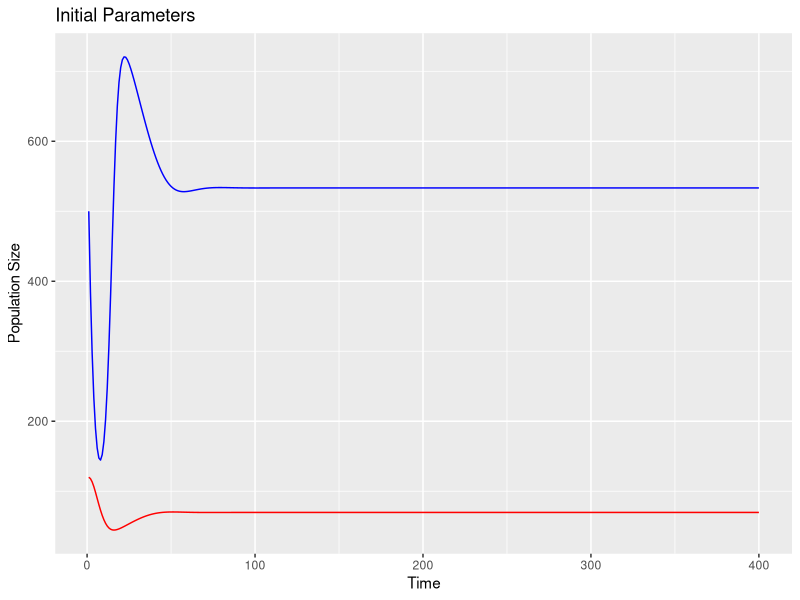
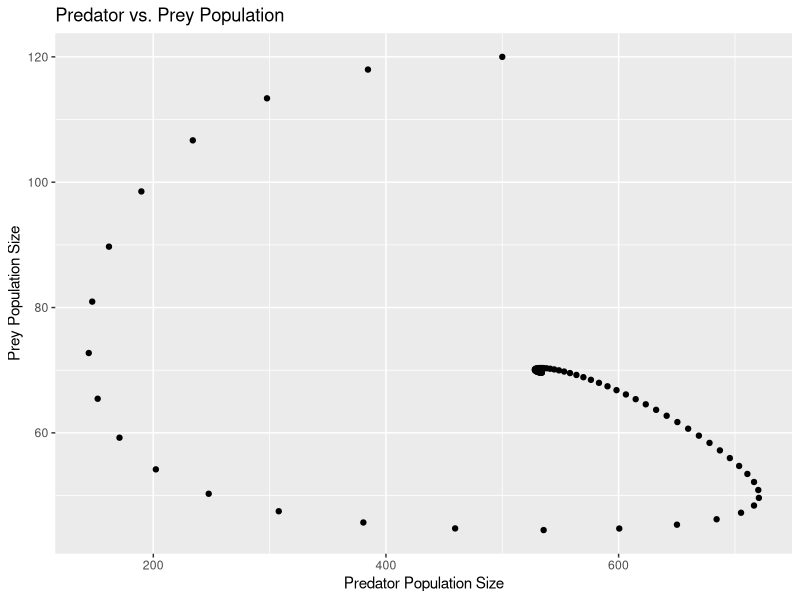
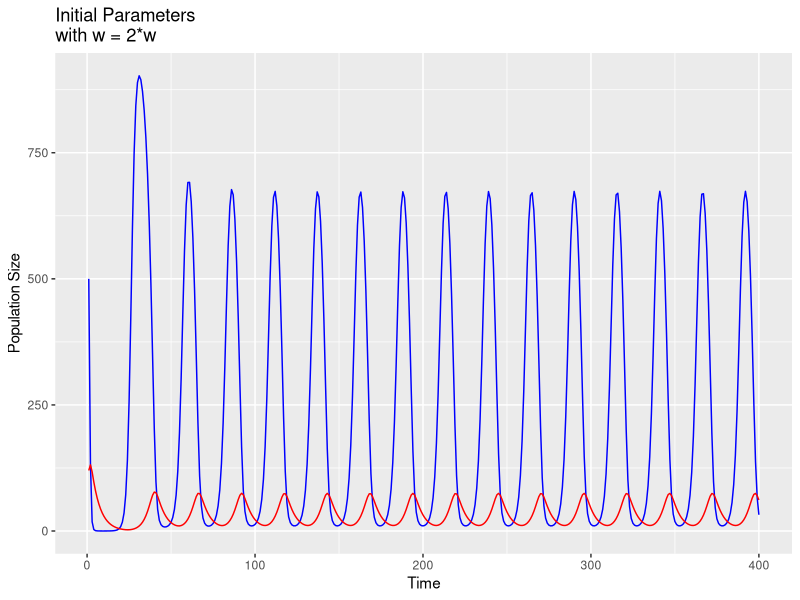
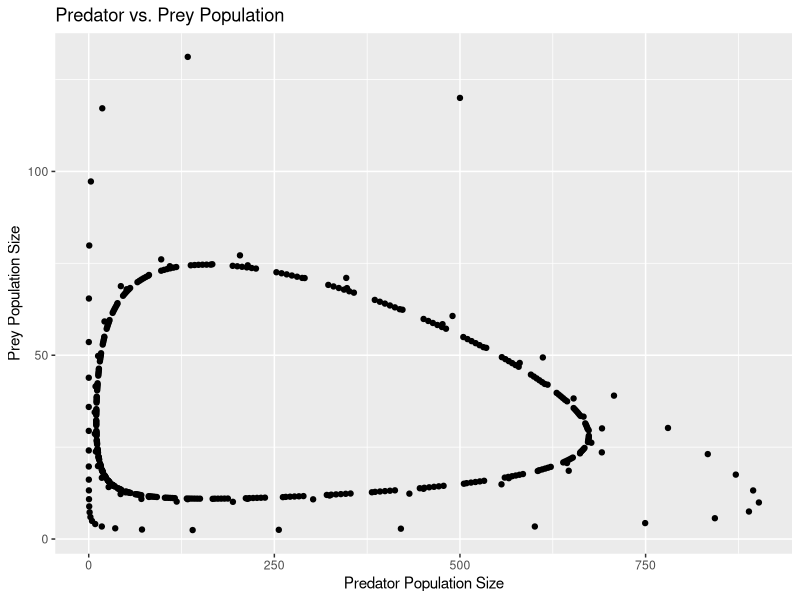
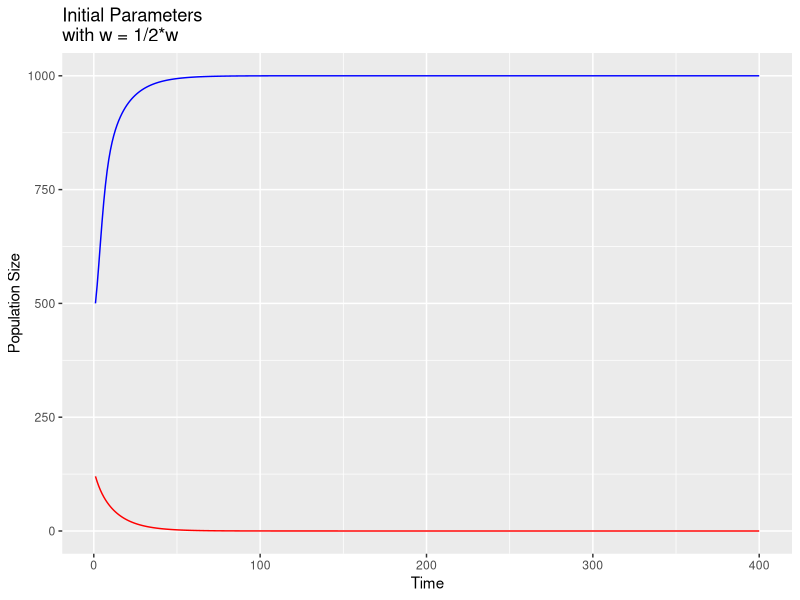
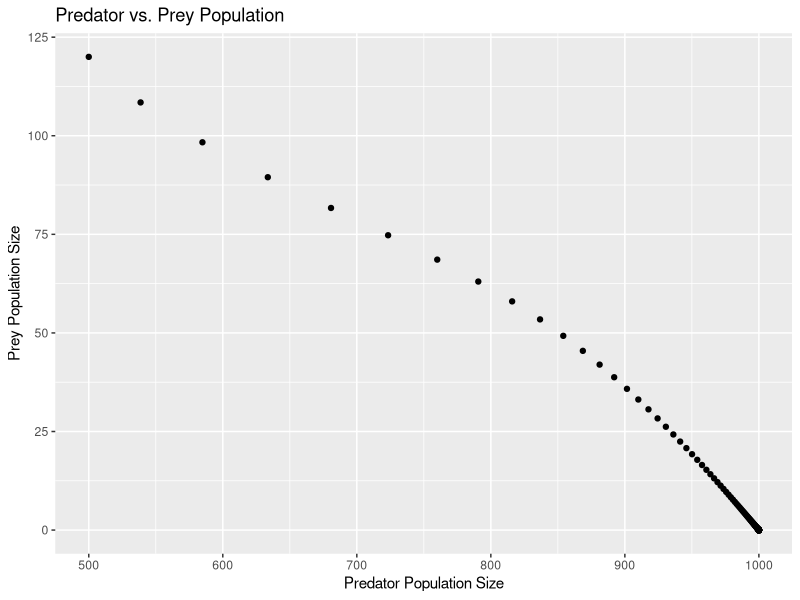
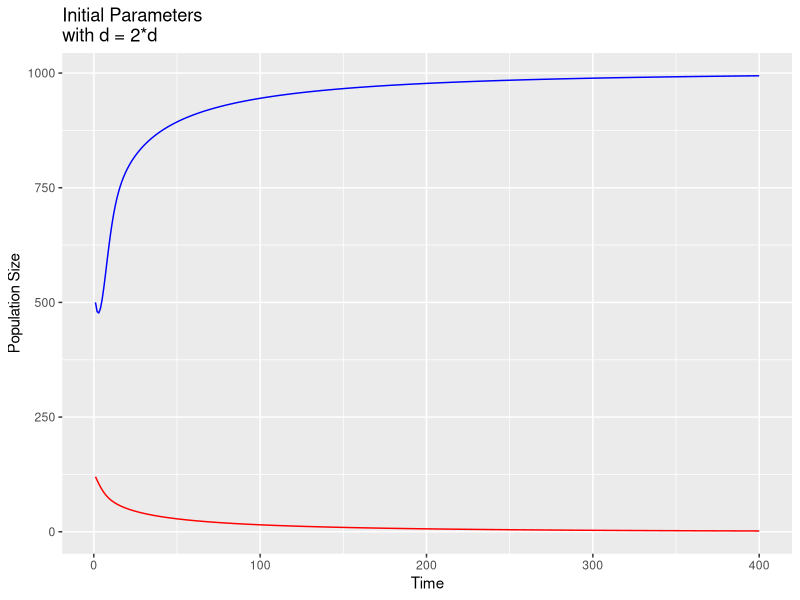
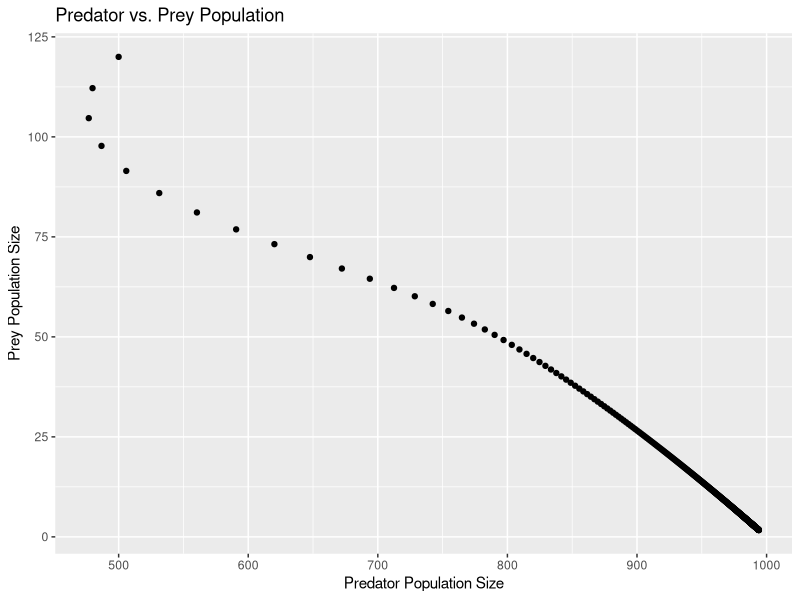

Recreate these plots in R, in order. (Note: this script raises an error after producing the figures.)
library(deSolve)
library(ggplot2)

### Function for Rosenzweig-MacArthur Predator/Prey Equations ###
ddRM <- function (t,y,p){
  
  #Unpack State Variables
  H = y[1] #Prey
  P = y[2] #Predator
  
  #Unpack Model Parameters
  b = p[1] #Prey birth rate
  e = p[2] #Conversion efficency of prey to predator
  s = p[3] #Predator death rate
  w = p[4] #Predator attack rate 
  d = p[5] #Density of prey when predator's kill rate is 1/2*max
  alpha = p[6] #Prey self-limiting term
  
  #Defining Rates of Change
  dHdt = b*H*(1 - alpha*H) - w*H/(d + H)*P
  dPdt = e*w*H/(d + H)*P- s*P
  
  return(list(c(dHdt, dPdt)))
}

### Defining Initial Parameters ###
b = 0.8
e = 0.07
s = 0.2
w = 5
d = 400
alpha = 0.001
params = c(b, e, s, w, d, alpha)

H0 = 500
P0 = 120
Y0 = c(H0, P0)

times = 1:400

modelSim = ode(y=Y0, times = times, func = ddRM, parms = params)

#Subsetting the Results
modelOutput = data.frame(time=modelSim[,1],H=modelSim[,2],P = modelSim[,3])
attach(modelOutput)

#Graphing the Results
ggplot(modelOutput) + 
  geom_line(aes(x = time, y = H), colour = "blue") + 
  geom_line(aes(x = time, y = P), colour = "red") + 
  ggtitle("Initial Parameters") +
  labs(y="Population Size", x = "Time")
ggplot(modelOutput, aes(H,P)) + geom_point() + 
  ggtitle("Predator vs. Prey Population") +
  labs(y="Prey Population Size", x = "Predator Population Size")

### Changing Parameters ### 

##W - the Predator Attack Rate
w1 = 2*w
w2 = 1/2*w

#w1
params = c(b, e, s, w1, d, alpha)
modelSim = ode(y=Y0, times = times, func = ddRM, parms = params)

#Subsetting the Results
modelOutput = data.frame(time=modelSim[,1],H=modelSim[,2],P = modelSim[,3])
attach(modelOutput)

#Graphing the Results
ggplot(modelOutput) + 
  geom_line(aes(x = time, y = H), colour = "blue") + 
  geom_line(aes(x = time, y = P), colour = "red") + 
  ggtitle("Initial Parameters \nwith w = 2*w") +
  labs(y="Population Size", x = "Time")
ggplot(modelOutput, aes(H,P)) + geom_point() + 
  ggtitle("Predator vs. Prey Population") +
  labs(y="Prey Population Size", x = "Predator Population Size")

#w2
params = c(b, e, s, w2, d, alpha)
modelSim = ode(y=Y0, times = times, func = ddRM, parms = params)

#Subsetting the Results
modelOutput = data.frame(time=modelSim[,1],H=modelSim[,2],P = modelSim[,3])
attach(modelOutput)

#Graphing the Results
ggplot(modelOutput) + 
  geom_line(aes(x = time, y = H), colour = "blue") + 
  geom_line(aes(x = time, y = P), colour = "red") +
  ggtitle("Initial Parameters \nwith w = 1/2*w") +
  labs(y="Population Size", x = "Time")
ggplot(modelOutput, aes(H,P)) + geom_point() + 
  ggtitle("Predator vs. Prey Population") +
  labs(y="Prey Population Size", x = "Predator Population Size")

##d - Prey population when predator kill rate is 1/2*max
d1 = 2*d
d2 = 1/2*d


#d1
params = c(b, e, s, w, d1, alpha)
modelSim = ode(y=Y0, times = times, func = ddRM, parms = params)

#Subsetting the Results
modelOutput = data.frame(time=modelSim[,1],H=modelSim[,2],P = modelSim[,3])
attach(modelOutput)

#Graphing the Results
ggplot(modelOutput) + 
  geom_line(aes(x = time, y = H), colour = "blue") + 
  geom_line(aes(x = time, y = P), colour = "red") + 
  ggtitle("Initial Parameters \nwith d = 2*d") +
  labs(y="Population Size", x = "Time")
ggplot(modelOutput, aes(H,P)) + geom_point() + 
  ggtitle("Predator vs. Prey Population") +
  labs(y="Prey Population Size", x = "Predator Population Size")

#d2
params = c(b, e, s, w, d2, alpha)
modelSim = ode(y=Y0, times = times, func = ddRM, parms = params)

#Subsetting the Results
modelOutput = data.frame(time=modelSim[,1],H=modelSim[,2],P = modelSim[,3])
attach(modelOutput)

#Graphing the Results
ggplot(modelOutput) + 
  geom_line(aes(x = time, y = H), colour = "blue") + 
  geom_line(aes(x = time, y = P), colour = "red") +
  ggtitle("Initial Parameters \nwith d = 1/2*d") +
  labs(y="Population Size", x = "Time")
ggplot(modelOutput, aes(H,P)) + geom_point() + 
  ggtitle("Predator vs. Prey Population") +
  labs(y="Prey Population Size", x = "Predator Population Size")



##alpha - Prey self-limiting factor 
alpha1 = 2*alpha
alpha2 = 1/2*alpha


#alpha1
params = c(b, e, s, w, d, alpha1)
modelSim = ode(y=Y0, times = times, func = ddRM, parms = params)

#Subsetting the Results
modelOutput = data.frame(time=modelSim[,1],H=modelSim[,2],P = modelSim[,3])
attach(modelOutput)

#Graphing the Results
ggplot(modelOutput) + 
  geom_line(aes(x = time, y = H), colour = "blue") + 
  geom_line(aes(x = time, y = P), colour = "red") + 
  ggtitle("Initial Parameters \nwith alpha = 2*alpha") +
  labs(y="Population Size", x = "Time")
ggplot(modelOutput, aes(H,P)) + geom_point() + 
  ggtitle("Predator vs. Prey Population") +
  labs(y="Prey Population Size", x = "Predator Population Size")

#alpha2
params = c(b, e, s, w, d, alpha2)
modelSim = ode(y=Y0, times = times, func = ddRM, parms = params)

#Subsetting the Results
modelOutput = data.frame(time=modelSim[,1],H=modelSim[,2],P = modelSim[,3])
attach(modelOutput)

#Graphing the Results
ggplot(modelOutput) + 
  geom_line(aes(x = time, y = H), colour = "blue") + 
  geom_line(aes(x = time, y = P), colour = "red") +
  ggtitle("Initial Parameters \nwith alpha = 1/2*alpha") +
  labs(y="Population Size", x = "Time") +
ggplot(modelOutput, aes(H,P)) + geom_point() + 
  ggtitle("Predator vs. Prey Population") +
  labs(y="Prey Population Size", x = "Predator Population Size")
  geom_line(aes(x = time, y = P), colour = "red")


### Explaining Parameters ###
  
# ---------------
# Prey Birth Rate
# ---------------

# At low birth rate (0.2-1.6)
# Prey and Predator population will decrease initially before increase in prey then increase in predator to equilibrium
  # Predator death due to starvation
  # Starvation period allows Prey population to increase to self-limiting density
  # Increase in Prey population allows Predator population to increase to capacity
  # Prey population decreases to equilibrium capacity due to Predator Population

# At high birth rate (2.0-3.2)
# Prey birthrate increases to self-limiting density before Predator decreases Prey rate to equilibrium
  # Initial Predator population does not require as much Prey to sustain itself, therefore
  # Prey population reaches self-limiting density
  # Predator population will continue to increase until capacity is reached
  # Capacity for Prey and Predator will increase as birth rate of prey increases

  
# -----------------------------------------
# Conversion efficiency of Prey to Predator
# -----------------------------------------

# Low efficiency conversion (0.0175-0.0525)
  # Rate of Prey will initially decrease because Predator is present in system
  # Rate of Predator decreases because of efficiency to convert energy to more Predator
  # Population of Predator will decrease to 0 as Prey population increases to self-limiting density 
      # Rate to capacity determined by other parameters in the function

# Medium efficiency conversion and mutual equilibrium (0.07-0.0875)
  # Rate of Prey and Predator will oscillate
      # Prey population drops as Predator starts consuming
      # Predator reaches a population size that is not sustained by the amount of Prey
          # Predator population will decrease
      # Prey will bounce back and cycle will begin again
  # Prey and Predator will eventually reach a stable equilibrium

# High efficiency conversion (0.1050-0.28)
  # Rate of exchange from Prey to Predator occurs too quickly
  # System will change from decreasing Prey and increasing Predator until Predator density is reached
  # Predators will decrease from starvation or lack of Prey to support system until Prey numbers bounch back
  # Increase in efficiency will increase maximum capacity of predator
 
  
# -------------------
# Predator Death Rate
# -------------------
  
# Low Death Rate (0.05-0.2)
  # Low death rate leads to depletion of Prey population
  # Decrease in Prey population decreases Predator density limit
  # Oscillation of both population until equilibrium is reached, or will continue to oscillate between capacity and 0
  
# High Death Rate (0.25-0.8)
  # Initial dip in Prey population results from initial Predator population
  # High death rate results in eradication of Predator and increase of Prey Population to self-limiting density
  

# -------------------
# Predator Attack Rate
# -------------------

# Low Attack Rate 
  # Low attack rate means that predators cannot sustain themselves, and their population goes to zero
  # Prey population reach self-limiting equilibrium

# High Attack Rate
  # Predators are able to survive
  # High attack rate implies that prey will be driven to a small population. Predators can't survive if prey population is small, so they decreases
  # As predator population decreases, prey population is able to increase. The cyle repeats
  # Long-term behaivor is stable equilibrium

# ---------------
# Prey Denisty to Maximize Predator Attack
# ---------------
  
# Low d values
  # Predator population can maximize attack rate more easily
  # Maximizing attack rate drives prey population down
  # Small prey population hurts the predators, so predators decrease
  # The system oscillates 
  
# High d values 
  # Predators cannot reach an attack rate that sustains their population
  # Predator population goes to zero; prey go to carrying capacity
  
# -----------------------------------------
# Carrying Capacity/Alpha (alpha = 1/k)
# -----------------------------------------
  
# Low alpha
  # Low alpha implies higher carrying capacity of prey
  # Higher carrying capacity implies higher population; this sustains predators
  # System oscillates
  
# High alpha
  # Carrying Capacity is lower, and predators cannot sustain themseleves when there are less prey
  # Prey go to their carrying capacity 
